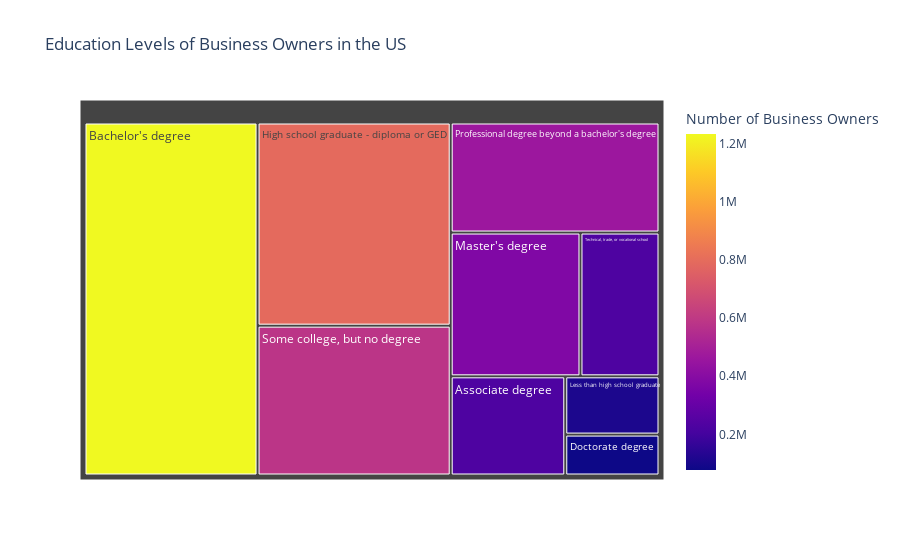

The notebook cell saved with this chart:
### Code cell
#same thing but as treemap
fig = px.treemap(newdf, path=['OWNCHAR_LABEL'], values='OWNPDEMP',
                title="Education Levels of Business Owners in the US",
                color='OWNPDEMP',names='OWNPDEMP',labels = { "OWNPDEMP":"Number of Business Owners"})
#fig.write_image(r"../images/education_treemap.png",format='png',engine='kaleido')
fig.show()

### Figure 1 — Plotly figure (JSON) as saved in the notebook; plotly's stock layout.template omitted (floating-point values rounded to 4 significant figures)
{"data": [{"branchvalues": "total", "customdata": [[229161], [1232195], [77752], [791649], [110743], [376334], [463423], [583812], [229223]], "domain": {"x": [0, 1], "y": [0, 1]}, "hovertemplate": "labels=%{label}<br>OWNPDEMP_sum=%{value}<br>parent=%{parent}<br>id=%{id}<br>Number of Business Owners=%{color}<extra></extra>", "ids": ["Associate degree", "Bachelor's degree", "Doctorate degree", "High school graduate - diploma or GED", "Less than high school graduate", "Master's degree", "Professional degree beyond a bachelor's degree", "Some college, but no degree", "Technical, trade, or vocational school"], "labels": ["Associate degree", "Bachelor's degree", "Doctorate degree", "High school graduate - diploma or GED", "Less than high school graduate", "Master's degree", "Professional degree beyond a bachelor's degree", "Some college, but no degree", "Technical, trade, or vocational school"], "marker": {"coloraxis": "coloraxis", "colors": [229161, 1232195, 77752, 791649, 110743, 376334, 463423, 583812, 229223]}, "name": "", "parents": ["", "", "", "", "", "", "", "", ""], "type": "treemap", "values": [229161, 1232195, 77752, 791649, 110743, 376334, 463423, 583812, 229223]}], "layout": {"coloraxis": {"colorbar": {"title": {"text": "Number of Business Owners"}}, "colorscale": [[0, "#0d0887"], [0.1111, "#46039f"], [0.2222, "#7201a8"], [0.3333, "#9c179e"], [0.4444, "#bd3786"], [0.5556, "#d8576b"], [0.6667, "#ed7953"], [0.7778, "#fb9f3a"], [0.8889, "#fdca26"], [1, "#f0f921"]]}, "legend": {"tracegroupgap": 0}, "title": {"text": "Education Levels of Business Owners in the US"}}}
